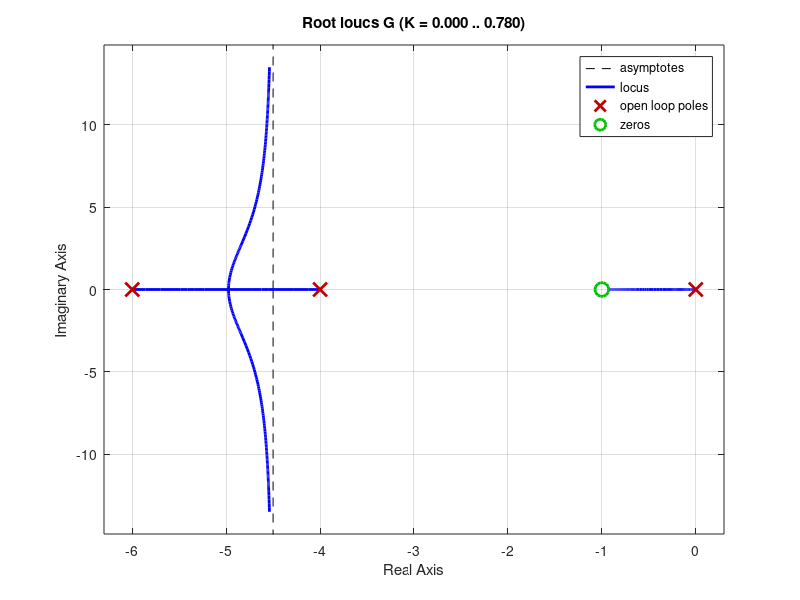
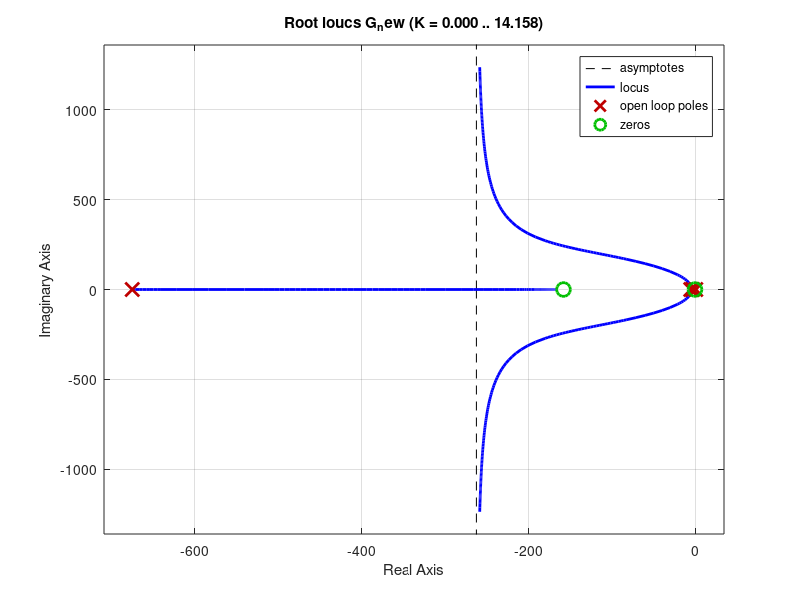
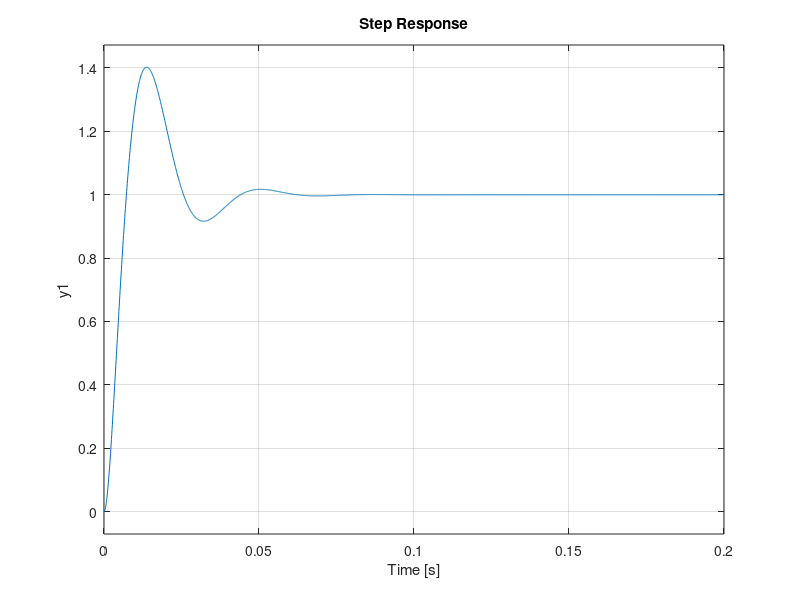

Write the MATLAB code that produced these figures, in order.
# Part (a)
G = 240 * tf([1, 1], [1, 10, 24, 0])
figure(1)
rlocus(G)
Mp = 5;
ts = 0.02;
z = sqrt((log(Mp/100.0)*log(Mp/100.0))/(pi*pi + (log(Mp/100.0)*log(Mp/100.0))));
wn = 4.0/(z*ts);
H_expected = tf([wn*wn], [1, 2*z*wn, wn*wn]);
[num_desired,den_desired] = tfdata(H_expected, 'v');
poles_expected = roots(den_desired)

# Part(b)
curr_zeroes = roots([1, 1]);
curr_poles = roots([1, 10, 24, 0]);

phi = -pi + (-1 * arg(poles_expected(1) - curr_zeroes(1)) + arg(poles_expected(1) - curr_poles(1)) + arg(poles_expected(1) - curr_poles(2)) + arg(poles_expected(1) - curr_poles(3)));
theta = pi - arg(poles_expected(1));
gamma = 0.5*(pi - theta - phi);

zc = wn * (sin(gamma) / sin(theta + phi) )
pc = wn * (sin(gamma + phi) / (sin(theta + gamma + phi)));

# zc = 1 / T and pc = 1 / (alpha * T)
T = 1 / zc
alpha = zc / pc

Gc_lead = tf([1, zc], [1, pc]);
G_new = Gc_lead * G;

# The bode plot is used to find magnitude of transfer function at a point as 
# octave doesn't allow direct substitution to transfer function.
[mag,phase] = bode( G_new, imag(poles_expected(1)) );
Kc = 1/abs(mag*( cos(phase)+1i*sin(phase) ))
G_new = Kc * G_new

# G_for_kv is s*Gc*G, after which s = 0 is substituted 
G_for_kv = G_new * tf([1, 0], [1]);
[num,den] = tfdata(G_for_kv, 'v');
Kv_for_independent_system = num(3)/den(4);

Error = 1 / Kv_for_independent_system
figure(2)
rlocus(G_new)

# Unity feedback closed loop transfer function calculation
C_closed_loop = feedback(G_new, 1);

# Plot step response
t = 0:0.0001:0.2;
figure(3)
step(C_closed_loop, t);